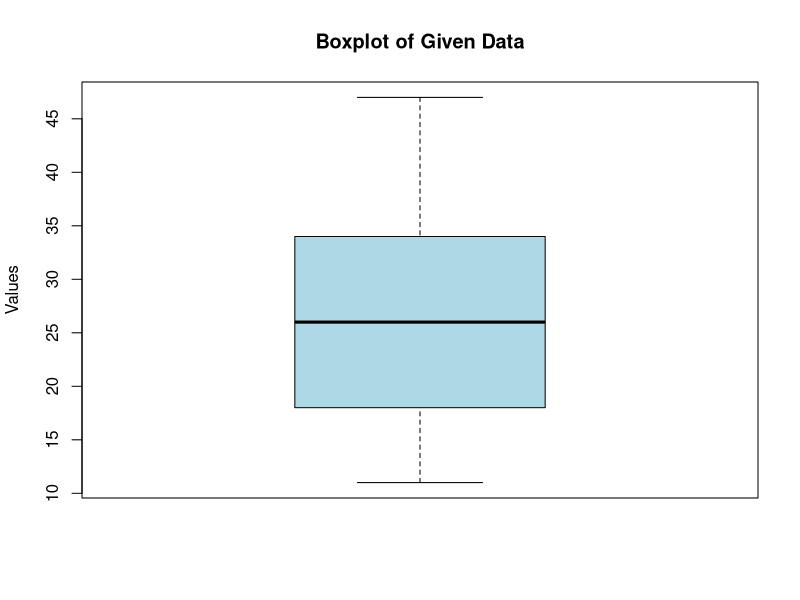

R code for this plot:
data <- c(11, 14, 16, 18, 21, 23, 26, 29, 31, 34, 38, 42, 47)
Q1 <- quantile(data, 0.25)
Q3 <- quantile(data, 0.75)
print(Q1)
print(Q3)
boxplot(data,
        main = "Boxplot of Given Data",
        ylab = "Values",
        col = "lightblue")
